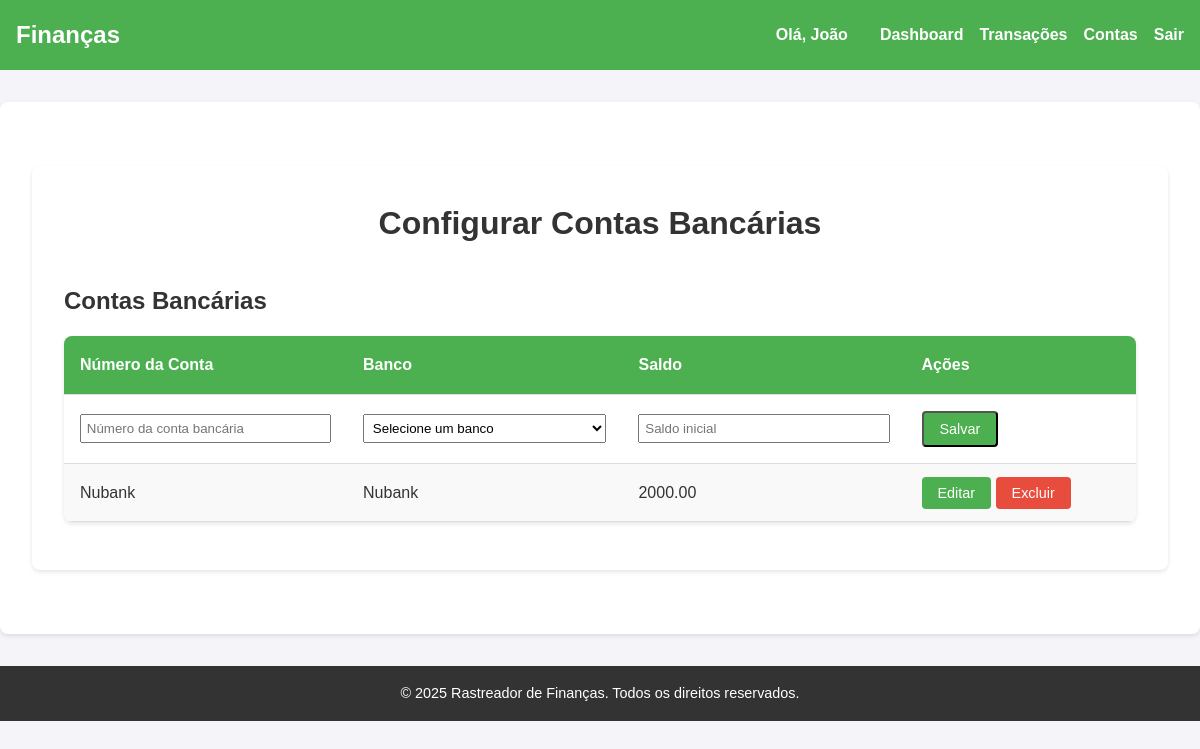
Screenshot of /contas (signed in) with the database file from the repository.
### models.py (models this page shows, shortened)
class BankAccount(db.Model):
    id = db.Column(db.Integer, primary_key=True)
    account_name = db.Column(db.String(20), nullable=False, unique=True)
    balance = db.Column(db.Numeric(10, 2), nullable=False)
    user_id = db.Column(db.Integer, db.ForeignKey('user.id'), nullable=False)
    bank_id = db.Column(db.Integer, db.ForeignKey('bank.id'), nullable=False)
    created_at = db.Column(db.DateTime, nullable=False, default=datetime.utcnow)
    transactions = db.relationship('Transaction', backref='bank_account', lazy=True)

class Bank(db.Model):
    id = db.Column(db.Integer, primary_key=True)
    name = db.Column(db.String(100), nullable=False, unique=True)
    bank_accounts = db.relationship('BankAccount', backref='bank', lazy=True)
    credit_cards = db.relationship('CreditCard', backref='bank', lazy=True)

### app.py (the view)
@app.route('/contas', methods=['GET', 'POST'])
def configuracoes_contas():
    if not session['user_id']:
        return redirect(url_for('login'))
    banks = Bank.query.all()
    bank_accounts = BankAccount.query.filter_by(user_id=session['user_id']).all()
    return render_template('configuracoes/contas/configurar_contas.html', banks=banks, bank_accounts=bank_accounts)

### templates/configuracoes/contas/configurar_contas.html (shortened to what this page needs)
{% extends "layout.html" %}
{% block content %}
<main class="container">
    <h1 class="page-title">Configurar Contas Bancárias</h1>
    <div class="table-container">
        <h2>Contas Bancárias</h2>
        <table class="styled-table">
            <thead>
                <tr>
                    <th>Número da Conta</th>
                    <th>Banco</th>
                    <th>Saldo</th>
                    <th>Ações</th>
                </tr>
            </thead>
            <tbody>
                <tr>
                    <form method="POST" action="/configuracoes/contas/adicionar">
                        <td>
                            <input type="text" name="account_name" placeholder="Número da conta bancária" required style="width: 100%; padding: 0.3rem;">
                        </td>
                        <td>
                            <select name="bank_id" required style="width: 100%; padding: 0.3rem;">
                                <option value="" disabled selected>Selecione um banco</option>
                            </select>
                        </td>
                        <td>
                            <input type="text" name="balance_cents" id="balance_cents" placeholder="Saldo inicial" required style="width: 100%; padding: 0.3rem;" inputmode="numeric">
                        </td>
                        <td>
                            <button type="submit" class="btn">Salvar</button>
                        </td>
                    </form>
                </tr>
                {% for account in bank_accounts %}
                <tr>
                    <td>{{ account.account_name }}</td>
                    <td>{{ account.bank.name }}</td>
                    <td>{{ account.balance }}</td>
                    <td>
                        <a href="/configuracoes/contas/editar/{{ account.id }}" class="btn edit-btn">Editar</a>
                        <a href="/configuracoes/contas/excluir/{{ account.id }}" class="btn delete-btn">Excluir</a>
                    </td>
                </tr>
                {% endfor %}
            </tbody>
        </table>
    </div>
</main>
{% endblock content %}

### static/styles.css (style rules this page uses)
* { margin: 0; padding: 0; box-sizing: border-box; }
body { font-family: Arial, sans-serif; background-color: #f4f4f9; color: #333; line-height: 1.6; }
main .container { margin: 2rem auto; padding: 0 1rem; background: white; border-radius: 8px; box-shadow: 0 2px 4px rgba(0, 0, 0, 0.1); padding: 2rem; }
.page-title { text-align: center; margin-bottom: 2rem; font-size: 2rem; color: #333; }

### templates/configuracoes/contas/configurar_contas.html (style rules this page uses)
.table-container { margin-top: 2rem; }
.styled-table { width: 100%; border-collapse: collapse; margin: 1rem 0; font-size: 1rem; text-align: left; border-radius: 8px; overflow: hidden; box-shadow: 0 2px 4px rgba(0, 0, 0, 0.1); }
.styled-table thead tr { background-color: #4CAF50; color: white; text-align: left; font-weight: bold; }
.styled-table th, .styled-table td { padding: 1rem; border-bottom: 1px solid #ddd; }
.styled-table tbody tr:nth-of-type(even) { background-color: #f9f9f9; }
.styled-table .btn { padding: 0.5rem 1rem; font-size: 0.9rem; border-radius: 4px; text-decoration: none; color: white; background-color: #4CAF50; transition: background-color 0.3s ease; }
.styled-table .delete-btn { background-color: #e74c3c; }

### rows the page displays
BankAccount: account_name "Nubank", bank.name "Nubank", balance "2000.00"

### other values shown
{{ session['username'] }} "João"
